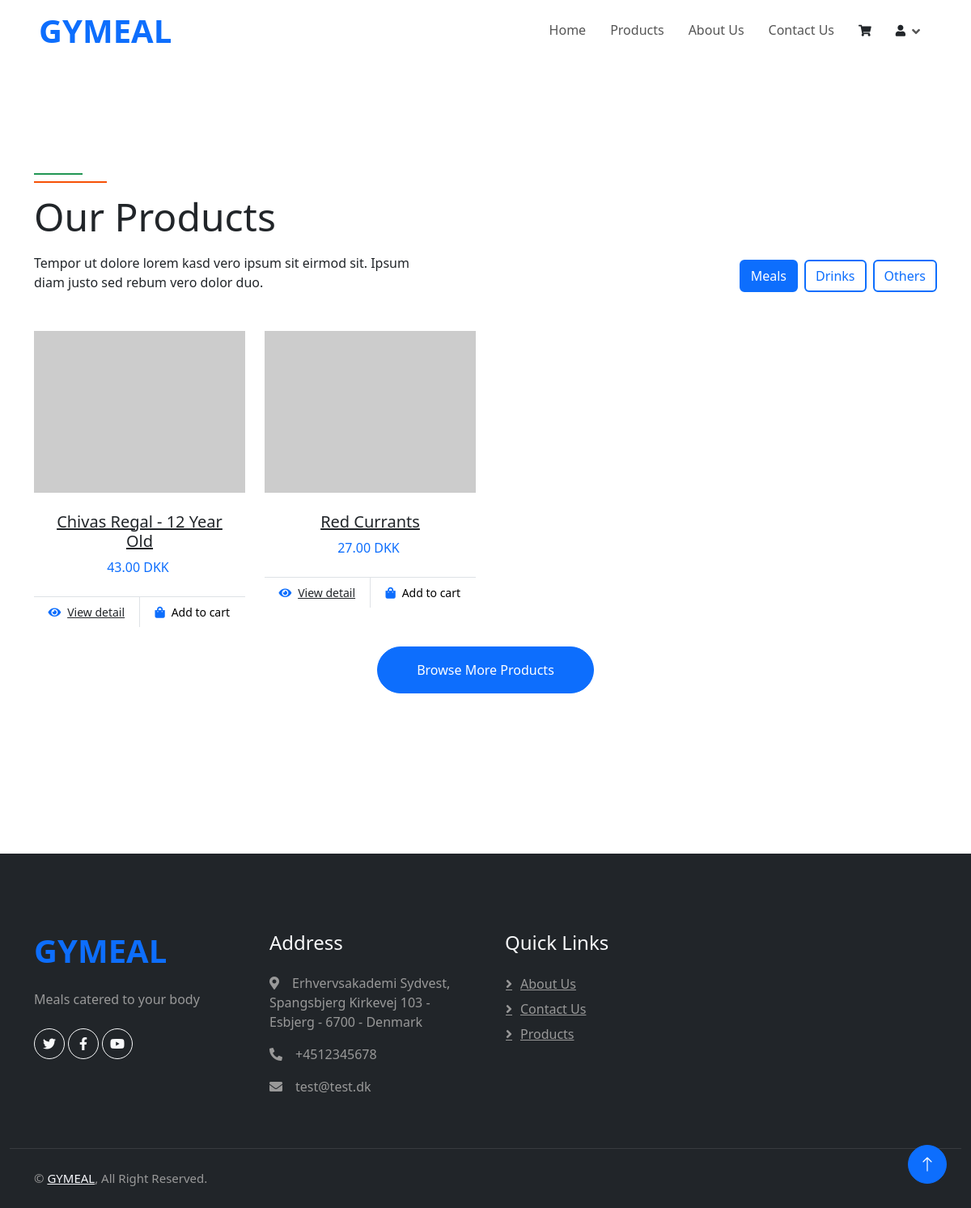
Page /products on the committed database.
### tables this page shows
CREATE TABLE IF NOT EXISTS `product` (
  `productId` int NOT NULL AUTO_INCREMENT,
  `title` varchar(100) NOT NULL,
  `code` varchar(25) NOT NULL,
  `quantity` int NOT NULL,
  `desc` TEXT NOT NULL,
  `image` varchar(255) NOT NULL,
  `price` decimal(10,2) NOT NULL,
  `productFilterId` int NOT NULL,
  PRIMARY KEY (`productId`),
  FOREIGN KEY (`productFilterId`) REFERENCES `productfilter`(`productFilterId`),
  UNIQUE KEY `product_code` (`code`)
);

CREATE TABLE IF NOT EXISTS `company` (
  `companyId` int NOT NULL AUTO_INCREMENT,
  `name` varchar(25) NOT NULL,
  `email` varchar(50) NOT NULL,
  `phone` varchar(25) NOT NULL,
  `desc` TEXT NOT NULL,
  `image` varchar(255) NOT NULL,
  `addressId` int NOT NULL,
  PRIMARY KEY (`companyId`),
  FOREIGN KEY (`addressId`) REFERENCES `address`(`addressId`)
);

CREATE TABLE IF NOT EXISTS `address` (
  `addressId` int NOT NULL AUTO_INCREMENT,
  `street` varchar(50) NOT NULL,
  `city` varchar(25) NOT NULL,
  `postalCode` int NOT NULL,
  `countryId` int NOT NULL,
  PRIMARY KEY (`addressId`),
  FOREIGN KEY (`countryId`) REFERENCES `country`(`countryId`)
);

CREATE TABLE IF NOT EXISTS `country` (
  `countryId` int NOT NULL AUTO_INCREMENT,
  `country` varchar(25) NOT NULL,
  PRIMARY KEY (`countryId`)
);

### router.php (called while the page is built, shortened)
<?php
class Router
{
	function any($route, $path_to_include){ $this->route($route, $path_to_include); }
	function route($route, $path_to_include)
	{
		$callback = $path_to_include;
		if( !is_callable($callback) ){
		  if(!strpos($path_to_include, '.php')){
			$path_to_include.='.php';
		  }
		}
		$request_url = filter_var($_SERVER['REQUEST_URI'], FILTER_SANITIZE_URL);
		$request_url = rtrim($request_url, '/');
		$request_url = strtok($request_url, '?');
		$route_parts = explode('/', $route);
		$request_url_parts = explode('/', $request_url);
		array_shift($route_parts);
		array_shift($request_url_parts);
		$parameters = [];
		for( $__i__ = 0; $__i__ < count($route_parts); $__i__++ ){
		  $route_part = $route_parts[$__i__];
		  if( preg_match("/^[$]/", $route_part) ){
			$route_part = ltrim($route_part, '$');
			array_push($parameters, $request_url_parts[$__i__]);
			$$route_part=$request_url_parts[$__i__];
		  }
		  else if( $route_parts[$__i__] != $request_url_parts[$__i__] ){
			return;
		  }
		}
		include_once __DIR__."/$path_to_include";
		exit();
	}
}

### index.php (called while the page is built, shortened)
<?php
include 'router.php';
$router = new Router();
$router->any('/', 'views/index');
$router->any('/home', 'views/index');
$router->any('/about', 'views/about');
$router->any('/contactus', 'views/contactus');
$router->any('/products', 'views/products');

### cms/controllers/products.php (called while the page is built, shortened)
<?php
require_once __DIR__.'/../models/product.php';
class Products
{
    public function ProductMealFilter()
    {
        $Product = new ProductModel();
        return $Product->ProductMealFilter();
    }
}

### cms/core/database.php (called while the page is built, shortened)
<?php
class Database
{
    private string $dbHost = "localhost";
    private string $dbUser = "root";
    private string $dbPass = "";
    private string $dbName = "cms-db";
    protected function connect()
    {
        try {
            $dsn = 'mysql:host='.$this->dbHost.';dbname='.$this->dbName;
            $pdo = new PDO($dsn, $this->dbUser, $this->dbPass, [PDO::MYSQL_ATTR_INIT_COMMAND =>"SET NAMES utf8;SET time_zone = 'Europe/Copenhagen'"]);
            $pdo->setAttribute(PDO::ATTR_DEFAULT_FETCH_MODE, PDO::FETCH_OBJ);
            return $pdo;
        } catch (PDOException $e) {
            print ("Error!: ".$e->getMessage()."<br/>");
            die();
        } finally {
            $pdo = NULL;
        }
    }
    protected function prepare($sql)
    {
        $this->statement = $this->connect()->prepare($sql);
    }
}

### cms/models/product.php (called while the page is built, shortened)
<?php
require_once __DIR__.'/../core/database.php';
class ProductModel extends Database
{
    public function ProductArray()
    {
        $this->statement->execute();
        return $this->statement->fetchAll();
    }
    public function ProductMealFilter()
    {
        $this->prepare(FILTERMEALS);
        $this->statement->execute();
        return $this->statement->fetchAll();
    }
    public function ProductDrinkFilter()
    {
        $this->statement->execute();
        return $this->statement->fetchAll();
    }
}

### cms/utils/util.php (called while the page is built, shortened)
<?php
class Util
{
    public static function Header(): void
    {
        include(SITE_ROOT.'/views/includes/header.inc.php');
    }
    public static function Navbar(): void
    {
        include(SITE_ROOT.'/views/includes/navbar.inc.php');
    }
    public static function Footer(): void
    {
        include(SITE_ROOT.'/views/includes/footer.inc.php');
    }
}

### cms/controllers/company.php (called while the page is built, shortened)
<?php
require_once __DIR__.'/../models/companydata.php';
class Company
{
    public function GetCompanyArray()
    {
        $Company = new CompanyModel();
        return $Company->CompanyDataArray();
    }
}

### cms/models/companydata.php (called while the page is built, shortened)
<?php
require_once __DIR__.'/../core/database.php';
class CompanyModel extends Database
{
    public function CompanyDataArray()
    {
        $this->prepare(COMPANYDATA);
        $this->statement->execute();
        return $this->statement->fetchAll();
    }
}

### views/products.php (the view, shortened to what this page needs)
<?php
require_once './cms/controllers/company.php';
require_once './cms/controllers/products.php';
$product = new Products;
$mealFilter = $product->ProductMealFilter();
?>
<main class="testcontainer">
    <div class="container-xxl py-5">
        <div class="container">
            <div class="row g-0 gx-5 align-items-end">
                <div class="col-lg-6">
                    <div class="section-header text-start mb-5 wow fadeInUp" data-wow-delay="0.1s"
                        style="max-width: 500px;">
                        <h1 class="display-5 mb-3">Our Products</h1>
                        <p>Tempor ut dolore lorem kasd vero ipsum sit eirmod sit. Ipsum diam justo sed rebum vero dolor
                            duo.
                        </p>
                    </div>
                </div>
                <div class="col-lg-6 text-start text-lg-end wow slideInRight" data-wow-delay="0.1s">
                    <ul class="nav nav-pills d-inline-flex justify-content-end mb-5">
                        <li class="nav-item me-2">
                            <a class="btn btn-outline-primary border-2 active" data-bs-toggle="pill"
                                href="#tab-1">Meals</a>
                        </li>
                        <li class="nav-item me-2">
                            <a class="btn btn-outline-primary border-2" data-bs-toggle="pill" href="#tab-2">Drinks </a>
                        </li>
                        <li class="nav-item me-0">
                            <a class="btn btn-outline-primary border-2" data-bs-toggle="pill" href="#tab-3">Others</a>
                        </li>
                    </ul>
                </div>
            </div>
            <div class="tab-content">
                <div id="tab-1" class="tab-pane fade show p-0 active">
                    <div class="row g-4">
                        <?php foreach ($mealFilter as $row) : ?>
                        <div class="col-xl-3 col-lg-4 col-md-6 wow fadeInUp" data-wow-delay="0.1s">
                            <form method="POST">
                                <div class="product-item">
                                    <div class="position-relative bg-light overflow-hidden">
                                        <img class="img-wrapper" src="<?= $row->image; ?>" alt="">
                                    </div>
                                    <div class="text-center p-4">
                                        <a class="d-block h5 mb-2"
                                            href="<?= (SITE_URL); ?>/productview/<?= $row->productId; ?>"><?= $row->title; ?></a>
                                        <span class="text-primary me-1"><?= $row->price; ?> DKK</span>
                                    </div>
                                    <div class="d-flex border-top">
                                        <small class="w-50 text-center border-end py-2">
                                            <a class="text-body"
                                                href="<?= (SITE_URL); ?>/productview/<?= $row->productId; ?>"><i
                                                    class="fa fa-eye text-primary me-2"></i>View
                                                detail</a>
                                        </small>
                                        <small class="w-50 text-center py-2">
                                            <div class="form-group">
                                                <div class="text-body">
                                                    <button class="textbutton" name="add" type="add" value="add"><i
                                                            class="fa fa-shopping-bag text-primary me-2"></i>Add to cart
                                                    </button>
                                                </div>
                                            </div>
                                        </small>
                                    </div>
                                </div>
                            </form>
                        </div>
                        <?php endforeach; ?>
                        <div class="col-12 text-center wow fadeInUp" data-wow-delay="0.1s">
                            <a class="btn btn-primary rounded-pill py-3 px-5" href="">Browse More Products</a>
                        </div>
                    </div>
                </div>
            </div>
        </div>
    </div>
</main>
<?php Util::Footer(); ?>

### views/includes/footer.inc.php (shortened to what this page needs)
<?php
$companyData = new Company;
?>
<div class="container-fluid bg-dark footer mt-5 pt-5">
    <?php foreach ($companyData->GetCompanyArray() as $row) : ?>
    <div class="container py-5">
        <div class="row g-5">
            <div class="col-lg-3 col-md-6">
                <h1 class="fw-bold text-primary mb-4"><?= $row->name; ?></h1>
                <p><?= substr($row->desc, 0, 35); ?></p>
                <div class="d-flex pt-2">
                    <a class="btn btn-square btn-outline-light rounded-circle me-1" href=""><i
                            class="fab fa-twitter"></i></a>
                    <a class="btn btn-square btn-outline-light rounded-circle me-1" href=""><i
                            class="fab fa-facebook-f"></i></a>
                    <a class="btn btn-square btn-outline-light rounded-circle me-1" href=""><i
                            class="fab fa-youtube"></i></a>
                </div>
            </div>
            <div class="col-lg-3 col-md-6">
                <h4 class="text-light mb-4">Address</h4>
                <p><i class="fa fa-map-marker-alt me-3"></i><?= $row->street; ?> -
                    <?= $row->city; ?> -
                    <?= $row->postalCode; ?> -
                    <?= $row->country; ?></p>
                <p><i class="fa fa-phone-alt me-3"></i><?= $row->phone; ?></p>
                <p><i class="fa fa-envelope me-3"></i><?= $row->email; ?></p>
            </div>
            <div class="col-lg-3 col-md-6">
                <h4 class="text-light mb-4">Quick Links</h4>
                <a class="btn btn-link" href="/about">About Us</a>
                <a class="btn btn-link" href="/contactus">Contact Us</a>
                <a class="btn btn-link" href="/products">Products</a>
            </div>
        </div>
    </div>
    <div class="container-fluid copyright">
        <div class="container">
            <div class="row">
                <div class="col-md-6 text-center text-md-start mb-3 mb-md-0">
                    &copy; <a href="/"><?= $row->name; ?></a>, All Right Reserved.
                </div>
            </div>
        </div>
    </div>
    <?php endforeach ?>
</div>
<a href="#" class="btn btn-lg btn-primary btn-lg-square rounded-circle back-to-top"><i class="bi bi-arrow-up"></i></a>
</body>
</html>

### rows in the picture
product: title "Chivas Regal - 12 Year Old", price "43.00"
product: title "Red Currants", price "27.00"
company: name "GYMEAL", desc "Meals catered to your body", addressId.street "Erhvervsakademi Sydvest, Spangsbjerg Kirkevej 103", addressId.city "Esbjerg", addressId.postalCode "6700", country.country "Denmark", phone "+4512345678", email "test@test.dk"
